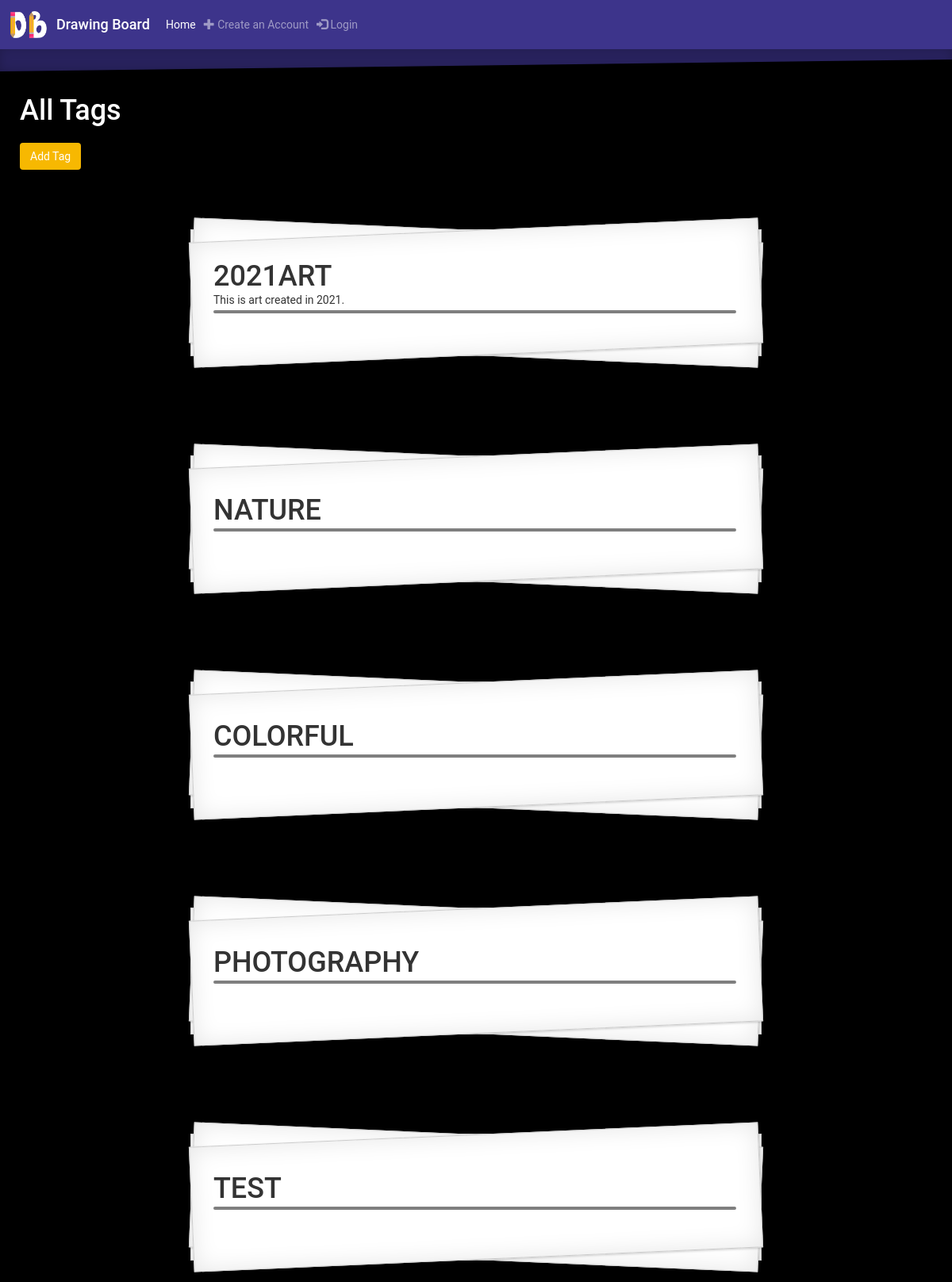
Before: /tag_list with the older database file.
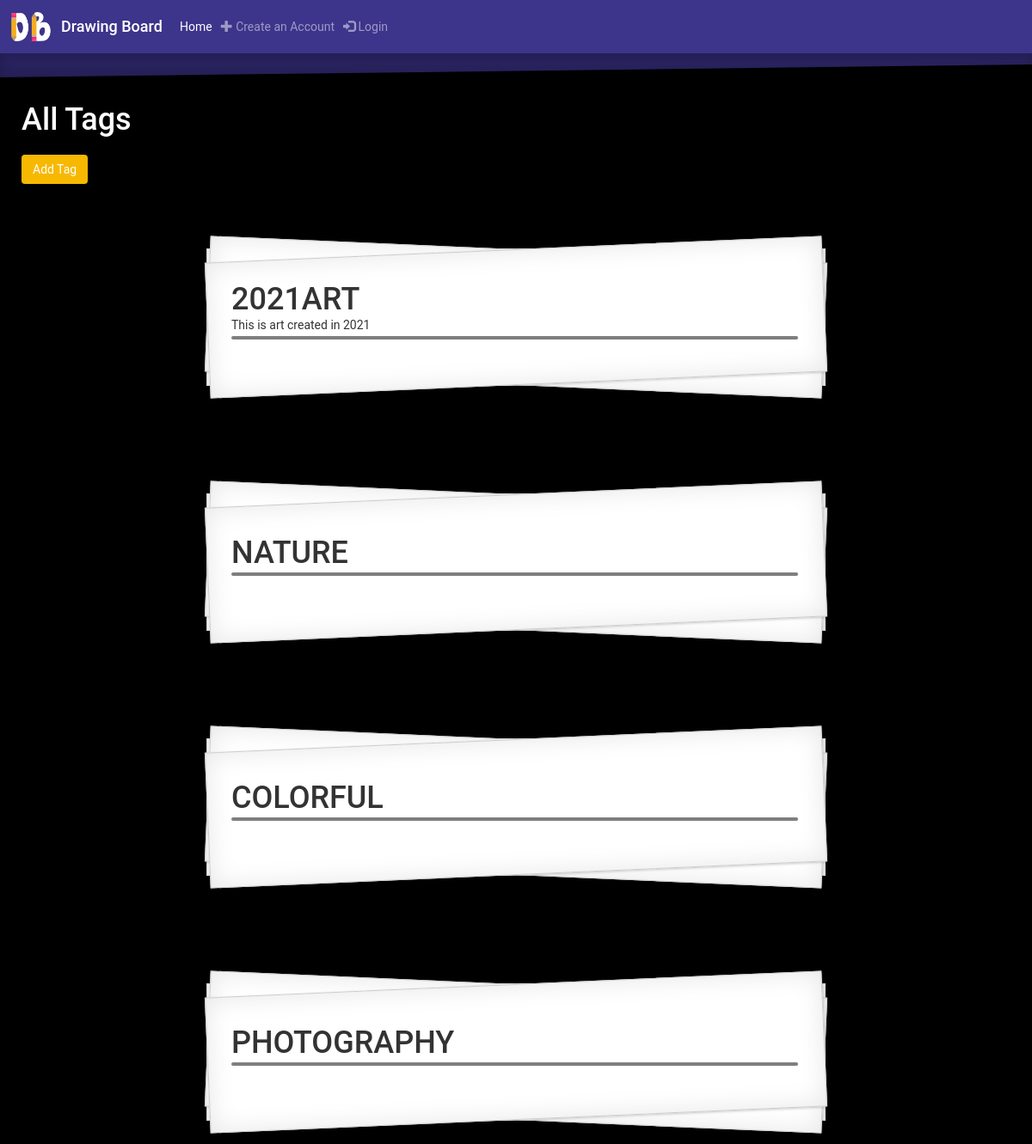
After: the same page with the newer database file.
### gallery/models.py (models this page shows, shortened)
class Tag(models.Model):
    tag_name = models.CharField(max_length=50)
    tag_description = models.TextField(max_length=280, null=True, blank=True)

### gallery/views.py (the view)
# urls.py: path('tag_list', views.tag_list, name='tag_list'),
def tag_list(request):
    tag = Tag.objects.all()
    return render(request, 'gallery/tag_list.html',
                  {'tags': tag})

### gallery/templates/gallery/tag_list.html (shortened to what this page needs)
<!DOCTYPE html>
<html lang="en">
{% extends 'gallery/base.html' %}
{% load static %}
{% block content %}
    <head>
    </head>
<body style="min-width: 411px">
    <div style="top: 70px; position: relative; z-index: 0">
        <h1 style="color: white; left: 25px; position: relative">All Tags</h1>
        <a href="{% url 'gallery:tag_new' %}" class="btn btn-dark" style="background-color: #f7b801; left: 25px; margin-top: 10px; position: relative">Add Tag</a>
        {% for tag in tags %}
            <div class="Card">
                <div class="Card-body">
                    <h1 class="Card-title">{{ tag.tag_name }}</h1>
                    <p class="Card-description">
                        {{ tag.tag_description }}
                    <hr style="border: 2px solid black; border-radius: 3px; opacity: .5; margin: 3px; margin-left: 0; position: relative"></p>
                </div>
            </div>
        {% endfor %}
    </div>
</body>
</html>
{% endblock %}

Changed rows visible on the page:
removed Tag: tag_name "TEST"
changed Tag "2021ART": tag_description "This is art created in 2021." → "This is art created in 2021"
